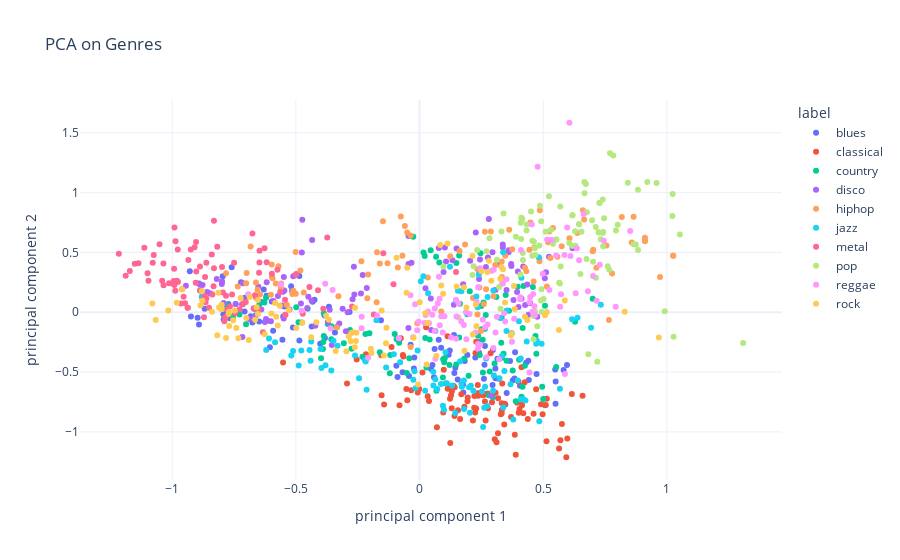

Notebook code for this chart:
### Markdown cell above
Reducing the number of variables (dimensionality) of a data using PCA

### Code cell
df = df.iloc[0:, 1:]
y = df['label']
X = df.loc[:, df.columns != 'label']

cols = X.columns
scaler = preprocessing.MinMaxScaler()
np_scaled = scaler.fit_transform(X)
X = pd.DataFrame(np_scaled, columns = cols)

pca = PCA(n_components=2)
principalComponents = pca.fit_transform(X)
principalDf = pd.DataFrame(data = principalComponents, columns = ['principal component 1', 'principal component 2'])

finalDf = pd.concat([principalDf, y], axis = 1)

pca.explained_variance_ratio_

px.scatter(finalDf, x = "principal component 1", y = "principal component 2", color='label', title='PCA on Genres').show()
